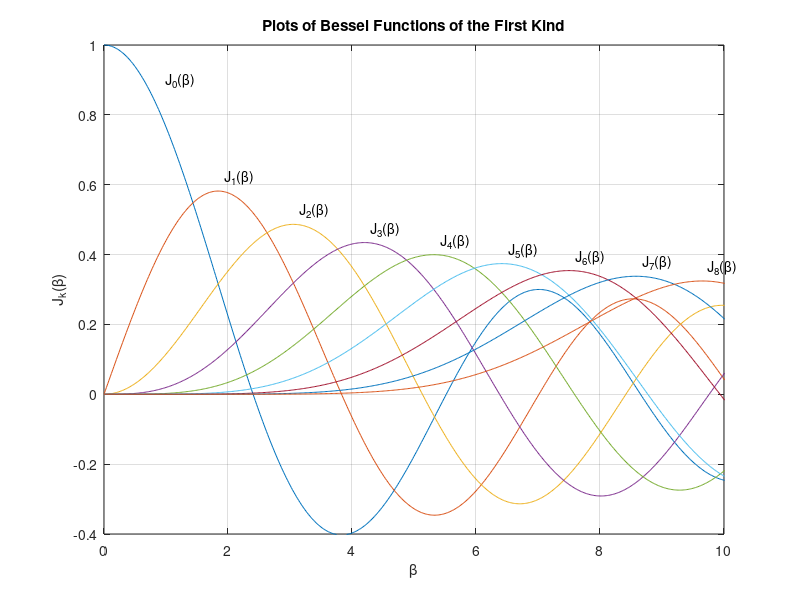

Here is the MATLAB script that generated this plot:
%jkbeta  Plots of Bessel functions of first kind Jk(beta)
%        Jk(beta)=(1/pi)*int_0^{pi} cos(beta*sin(mu)-k*mu)*dmu

%        11-01-04, 11-01-01, P. Mathys

beta = (0:.02:20)';
k = [0:8];
Jk = besselj(k,beta);          %Jn(:,k+1) is k-th order Bessel fun
plot(beta,Jk),grid
%axis([0 20 -0.4 1.0])
axis([0 10 -0.4 1.0])
[Jkmx,ix] = max(Jk);           %Maximum values
text(1,0.9,'J_0(\beta)')
for i=2:max(k)+1
  text(beta(ix(i))+0.1,Jkmx(i)+0.04,['J_{' int2str(k(i)) '}(\beta)'])
end
title('Plots of Bessel Functions of the First Kind')
xlabel('\beta'),ylabel('J_k(\beta)')

figure(gcf)
